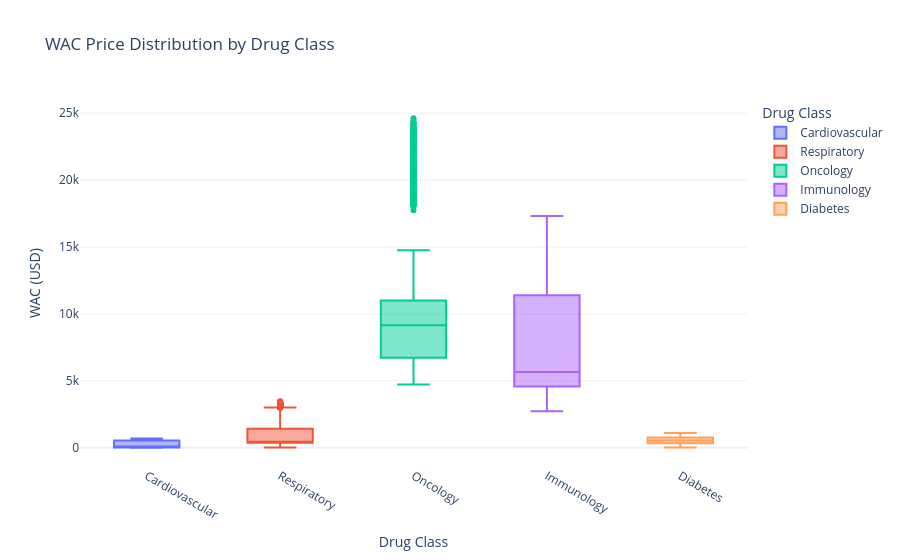

Source (notebook cell):
### Markdown cell above
## 7. Competitive Landscape

### Code cell
"""
Drug Pricing Distribution by Drug Class
"""
pricing_summary = df.groupby('drug_class').agg({
    'wac_price': ['mean', 'min', 'max'],
    'gtn_price': 'mean',
    'margin_percent': 'mean'
}).round(2)

display(pricing_summary)

fig = px.box(
    df,
    x='drug_class', y='wac_price',
    title='WAC Price Distribution by Drug Class',
    labels={'wac_price': 'WAC (USD)', 'drug_class': 'Drug Class'},
    template='plotly_white',
    color='drug_class'
)
fig.update_xaxes(tickangle=30)
fig.show()

### Figure 1 — Plotly figure (JSON) as saved in the notebook; plotly's stock layout.template omitted (floating-point values rounded to 4 significant figures; data arrays with more than 128 entries replaced by an {"elided": "..."} marker saying what was removed)
{"data": [{"alignmentgroup": "True", "hovertemplate": "Drug Class=%{x}<br>WAC (USD)=%{y}<extra></extra>", "legendgroup": "Cardiovascular", "marker": {"color": "#636efa"}, "name": "Cardiovascular", "notched": false, "offsetgroup": "Cardiovascular", "orientation": "v", "showlegend": true, "type": "box", "x": {"elided": "3016 str values"}, "x0": " ", "xaxis": "x", "y": {"elided": "3016 float values"}, "y0": " ", "yaxis": "y"}, {"alignmentgroup": "True", "hovertemplate": "Drug Class=%{x}<br>WAC (USD)=%{y}<extra></extra>", "legendgroup": "Respiratory", "marker": {"color": "#EF553B"}, "name": "Respiratory", "notched": false, "offsetgroup": "Respiratory", "orientation": "v", "showlegend": true, "type": "box", "x": {"elided": "2918 str values"}, "x0": " ", "xaxis": "x", "y": {"elided": "2918 float values"}, "y0": " ", "yaxis": "y"}, {"alignmentgroup": "True", "hovertemplate": "Drug Class=%{x}<br>WAC (USD)=%{y}<extra></extra>", "legendgroup": "Oncology", "marker": {"color": "#00cc96"}, "name": "Oncology", "notched": false, "offsetgroup": "Oncology", "orientation": "v", "showlegend": true, "type": "box", "x": {"elided": "3056 str values"}, "x0": " ", "xaxis": "x", "y": {"elided": "3056 float values"}, "y0": " ", "yaxis": "y"}, {"alignmentgroup": "True", "hovertemplate": "Drug Class=%{x}<br>WAC (USD)=%{y}<extra></extra>", "legendgroup": "Immunology", "marker": {"color": "#ab63fa"}, "name": "Immunology", "notched": false, "offsetgroup": "Immunology", "orientation": "v", "showlegend": true, "type": "box", "x": {"elided": "2970 str values"}, "x0": " ", "xaxis": "x", "y": {"elided": "2970 float values"}, "y0": " ", "yaxis": "y"}, {"alignmentgroup": "True", "hovertemplate": "Drug Class=%{x}<br>WAC (USD)=%{y}<extra></extra>", "legendgroup": "Diabetes", "marker": {"color": "#FFA15A"}, "name": "Diabetes", "notched": false, "offsetgroup": "Diabetes", "orientation": "v", "showlegend": true, "type": "box", "x": {"elided": "3040 str values"}, "x0": " ", "xaxis": "x", "y": {"elided": "3040 float values"}, "y0": " ", "yaxis": "y"}], "layout": {"boxmode": "overlay", "legend": {"title": {"text": "Drug Class"}, "tracegroupgap": 0}, "title": {"text": "WAC Price Distribution by Drug Class"}, "xaxis": {"anchor": "y", "categoryarray": ["Cardiovascular", "Respiratory", "Oncology", "Immunology", "Diabetes"], "categoryorder": "array", "domain": [0, 1], "tickangle": 30, "title": {"text": "Drug Class"}}, "yaxis": {"anchor": "x", "domain": [0, 1], "title": {"text": "WAC (USD)"}}}}
